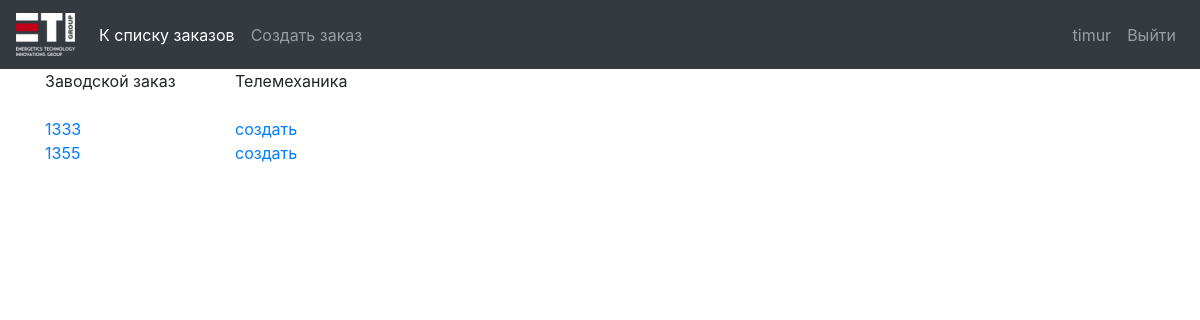
The app's page / (signed in) with its own data.
### otk/models/order.py (models this page shows)
class OTKOrder(models.Model):
    man_number = models.IntegerField(unique=True)
    tm_checklist = models.OneToOneField(TMCheckList,
                                        on_delete=models.SET_NULL,
                                        unique=True,
                                        blank = True,
                                        null = True,
                                        default = None)
    def __str__(self):
        return str(self.man_number)

### otk/views/views.py (the view)
# urls.py: path('', CheckListListView.as_view(), name='checklist_list'),
class CheckListListView(UserAccessMixin, ListView):
    permission_required = 'otk.view_order'
    redirect_without_permission = 'login'
    model = OTKOrder
    template_name = 'checklist_list.html'

### otk/views/mixins/user_access_mixin.py (called while the page is built)
    def dispatch(self, request, *args, **kwargs):
        if(not self.request.user.is_authenticated):
            return redirect_to_login(self.request.get_full_path(),
                                     self.get_login_url(), self.get_redirect_field_name())
        if(not self.has_permission()):
            if(self.view_name is None):
                return redirect(self.redirect_without_permission)
            else:
                return redirect(self.view_name, pk = kwargs['pk'])
        return super(UserAccessMixin, self).dispatch(request, *args, **kwargs)

### otk/templates/checklist_list.html
{% extends 'base.html' %}
{% block content %}
    <div class="container">
        <div class="row">
            <div class="col-2">
                Заводской заказ
            </div>
            <div class="col-sm">
                Телемеханика
            </div>
        </div>
        <br/>
        {% for otkorder in object_list %}
            <div class="row">
                <div class="col-2">
                    <a href=""> {{ otkorder }} </a>
                </div>
                <div class="col-sm">
                    {% if  otkorder.tm_checklist  %}
                        <a href="{% url 'tm_checklist_detail' otkorder.tm_checklist.id %}">просмотр </a>
                    {% else %}
                        <a href="{% url 'tm_checklist_create' otkorder.pk %}">создать </a>
                    {% endif %}
                </div>
            </div>
        {% endfor %}
{% endblock content %}

### otk/templates/base.html (shortened to what this page needs)
{% load static %}
<html>
    <head>
        <link rel="stylesheet" href="https://stackpath.bootstrapcdn.com/bootstrap/4.1.3/css/bootstrap.min.css">
        <link href="{% static 'css/tm_chl_detail.css' %}" rel="stylesheet">
    </head>
    <body>
        <nav class="navbar navbar-expand-lg navbar-dark bg-dark">
        <a class="navbar-brand" href="#"><img src="{% static 'img/logo.png'%}"/></a>
        <div class="collapse navbar-collapse" id="navbarNav">
            <ul class="navbar-nav mr-auto">
                <li class="nav-item active">
                    <a class="nav-link" href="{% url 'checklist_list' %}">К списку заказов <span class="sr-only">(current)</span></a>
                </li>
                <li class="nav-item">
                    <a class="nav-link" href="{% url 'order_create' %}">Создать заказ</a>
                </li>
            </ul>
            <ul class="navbar-nav">
                {% if  user.is_authenticated %}
                    <li class="nav-item">
                        <a class="nav-link" href="">{{ user.username }}</a>
                    </li>
                    <li class="nav-item">
                        <a class="nav-link" href="{% url 'logout' %}">Выйти</a>
                    </li>
                {% endif %}
            </ul>
        </div>
        </nav>
        {% block content %}
        {% endblock content %}
    </body>
</html>

### records on screen
OTKOrder: man_number "1333", shows "создать"
OTKOrder: man_number "1355", shows "создать"

### other values on screen
{{ user.username }} "timur"
